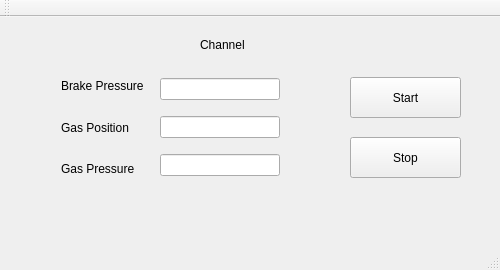
<?xml version="1.0" encoding="UTF-8"?>
<ui version="4.0">
 <class>MainWindow</class>
 <widget class="QMainWindow" name="MainWindow">
  <property name="geometry">
   <rect>
    <x>0</x>
    <y>0</y>
    <width>500</width>
    <height>270</height>
   </rect>
  </property>
  <property name="windowTitle">
   <string>MainWindow</string>
  </property>
  <widget class="QWidget" name="centralWidget">
   <widget class="QPushButton" name="startButton">
    <property name="geometry">
     <rect>
      <x>350</x>
      <y>60</y>
      <width>111</width>
      <height>41</height>
     </rect>
    </property>
    <property name="text">
     <string>Start</string>
    </property>
   </widget>
   <widget class="QLabel" name="label_4">
    <property name="geometry">
     <rect>
      <x>200</x>
      <y>20</y>
      <width>131</width>
      <height>16</height>
     </rect>
    </property>
    <property name="text">
     <string>Channel</string>
    </property>
   </widget>
   <widget class="QPushButton" name="stopButton">
    <property name="geometry">
     <rect>
      <x>350</x>
      <y>120</y>
      <width>111</width>
      <height>41</height>
     </rect>
    </property>
    <property name="text">
     <string>Stop</string>
    </property>
   </widget>
   <widget class="QWidget" name="">
    <property name="geometry">
     <rect>
      <x>40</x>
      <y>40</y>
      <width>251</width>
      <height>141</height>
     </rect>
    </property>
    <layout class="QHBoxLayout" name="horizontalLayout">
     <item>
      <layout class="QVBoxLayout" name="verticalLayout_2">
       <property name="leftMargin">
        <number>10</number>
       </property>
       <property name="rightMargin">
        <number>10</number>
       </property>
       <item>
        <widget class="QLabel" name="label">
         <property name="text">
          <string>Brake Pressure</string>
         </property>
        </widget>
       </item>
       <item>
        <widget class="QLabel" name="label_2">
         <property name="text">
          <string>Gas Position</string>
         </property>
        </widget>
       </item>
       <item>
        <widget class="QLabel" name="label_3">
         <property name="text">
          <string>Gas Pressure</string>
         </property>
        </widget>
       </item>
      </layout>
     </item>
     <item>
      <layout class="QVBoxLayout" name="verticalLayout">
       <item>
        <widget class="QLineEdit" name="brakePressure"/>
       </item>
       <item>
        <widget class="QLineEdit" name="gasPosition"/>
       </item>
       <item>
        <widget class="QLineEdit" name="gasPressure"/>
       </item>
      </layout>
     </item>
    </layout>
   </widget>
  </widget>
  <widget class="QMenuBar" name="menuBar">
   <property name="geometry">
    <rect>
     <x>0</x>
     <y>0</y>
     <width>500</width>
     <height>17</height>
    </rect>
   </property>
  </widget>
  <widget class="QToolBar" name="mainToolBar">
   <attribute name="toolBarArea">
    <enum>TopToolBarArea</enum>
   </attribute>
   <attribute name="toolBarBreak">
    <bool>false</bool>
   </attribute>
  </widget>
  <widget class="QStatusBar" name="statusBar"/>
 </widget>
 <layoutdefault spacing="6" margin="11"/>
 <resources/>
 <connections/>
</ui>
